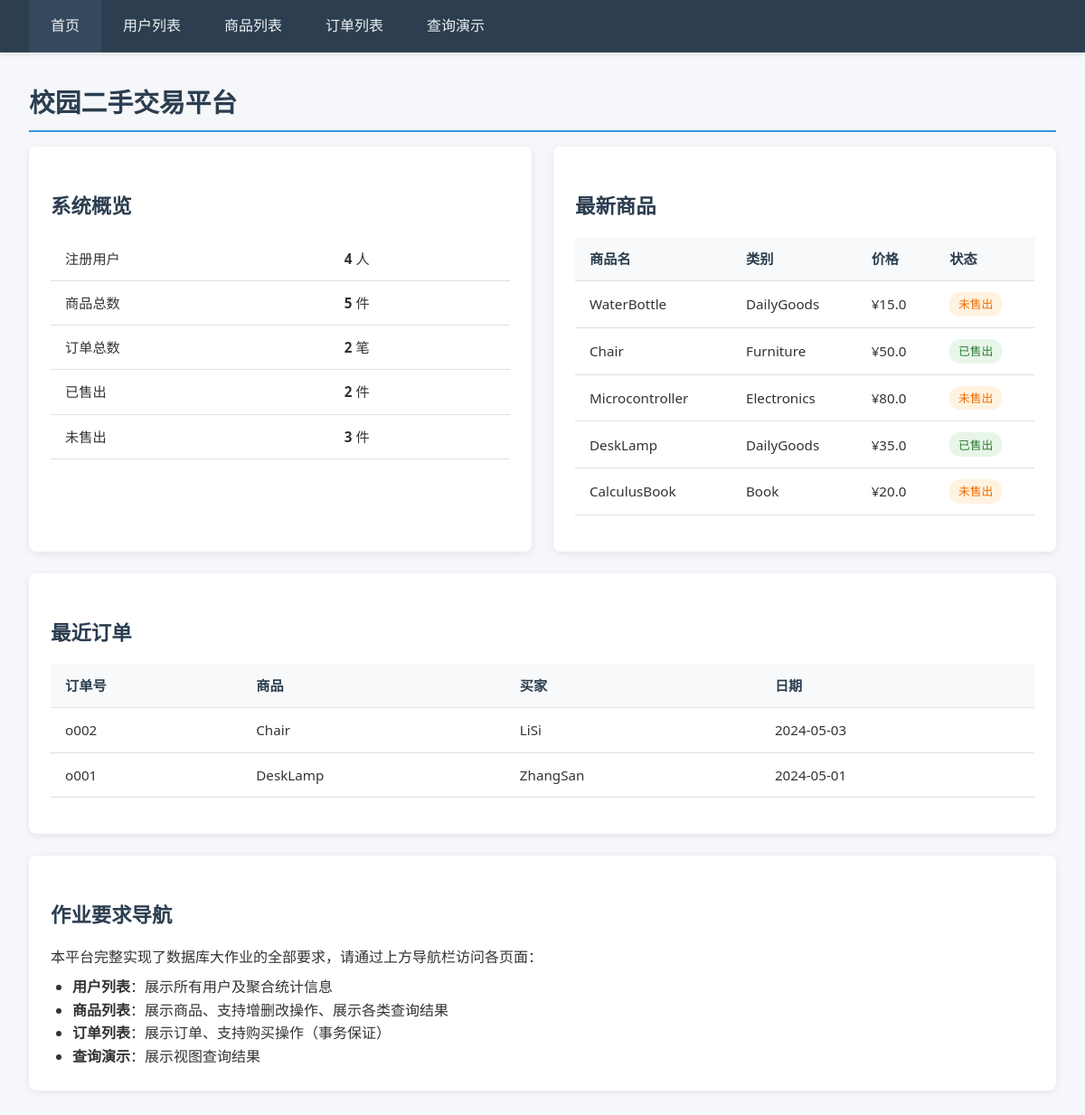
The page / on the database its author committed.
### tables this page shows
CREATE TABLE Item (
        item_id TEXT PRIMARY KEY,
        item_name TEXT NOT NULL,
        category TEXT NOT NULL,
        price REAL NOT NULL CHECK(price >= 0),
        status INTEGER NOT NULL DEFAULT 0 CHECK(status IN (0, 1)),
        seller_id TEXT NOT NULL,
        FOREIGN KEY (seller_id) REFERENCES User(user_id)
    );

CREATE TABLE Orders (
        order_id TEXT PRIMARY KEY,
        item_id TEXT NOT NULL UNIQUE,
        buyer_id TEXT NOT NULL,
        order_date TEXT NOT NULL,
        FOREIGN KEY (item_id) REFERENCES Item(item_id),
        FOREIGN KEY (buyer_id) REFERENCES User(user_id)
    );

CREATE TABLE User (
        user_id TEXT PRIMARY KEY,
        user_name TEXT NOT NULL,
        phone TEXT NOT NULL
    );

### app.py (the view)
@app.route('/')
def index():
    conn = get_connection()
    cursor = conn.cursor()
    stats = {
        'user_count': cursor.execute('SELECT COUNT(*) FROM User').fetchone()[0],
        'item_count': cursor.execute('SELECT COUNT(*) FROM Item').fetchone()[0],
        'order_count': cursor.execute('SELECT COUNT(*) FROM Orders').fetchone()[0],
        'sold_count': cursor.execute('SELECT COUNT(*) FROM Item WHERE status = 1').fetchone()[0],
        'unsold_count': cursor.execute('SELECT COUNT(*) FROM Item WHERE status = 0').fetchone()[0],
    }
    recent_items = cursor.execute(
        'SELECT item_id, item_name, category, price, status FROM Item ORDER BY item_id DESC LIMIT 5'
    ).fetchall()
    recent_orders = cursor.execute(
        '''SELECT o.order_id, i.item_name, u.user_name as buyer_name, o.order_date
           FROM Orders o
           JOIN Item i ON o.item_id = i.item_id
           JOIN User u ON o.buyer_id = u.user_id
           ORDER BY o.order_date DESC LIMIT 5'''
    ).fetchall()
    conn.close()
    return render_template('index.html', stats=stats, recent_items=recent_items, recent_orders=recent_orders)

### app.py (called while the page is built)
@app.before_request
def enable_foreign_keys():
    conn = get_connection()
    conn.execute('PRAGMA foreign_keys = ON')
    conn.close()

### database.py (called while the page is built)
def get_connection():
    conn = sqlite3.connect(DB_PATH)
    conn.row_factory = sqlite3.Row
    return conn

### templates/index.html
{% extends "base.html" %}
{% block content %}
<h1>校园二手交易平台</h1>
<div class="grid-2">
    <div class="card">
        <h2>系统概览</h2>
        <table>
            <tr><td>注册用户</td><td><strong>{{ stats.user_count }}</strong> 人</td></tr>
            <tr><td>商品总数</td><td><strong>{{ stats.item_count }}</strong> 件</td></tr>
            <tr><td>订单总数</td><td><strong>{{ stats.order_count }}</strong> 笔</td></tr>
            <tr><td>已售出</td><td><strong>{{ stats.sold_count }}</strong> 件</td></tr>
            <tr><td>未售出</td><td><strong>{{ stats.unsold_count }}</strong> 件</td></tr>
        </table>
    </div>
    <div class="card">
        <h2>最新商品</h2>
        <table>
            <thead>
                <tr><th>商品名</th><th>类别</th><th>价格</th><th>状态</th></tr>
            </thead>
            <tbody>
                {% for item in recent_items %}
                <tr>
                    <td>{{ item.item_name }}</td>
                    <td>{{ item.category }}</td>
                    <td>¥{{ item.price }}</td>
                    <td>
                        {% if item.status == 1 %}
                            <span class="tag tag-sold">已售出</span>
                        {% else %}
                            <span class="tag tag-unsold">未售出</span>
                        {% endif %}
                    </td>
                </tr>
                {% endfor %}
            </tbody>
        </table>
    </div>
</div>
<div class="card">
    <h2>最近订单</h2>
    <table>
        <thead>
            <tr><th>订单号</th><th>商品</th><th>买家</th><th>日期</th></tr>
        </thead>
        <tbody>
            {% for order in recent_orders %}
            <tr>
                <td>{{ order.order_id }}</td>
                <td>{{ order.item_name }}</td>
                <td>{{ order.buyer_name }}</td>
                <td>{{ order.order_date }}</td>
            </tr>
            {% endfor %}
        </tbody>
    </table>
</div>
<div class="card">
    <h2>作业要求导航</h2>
    <p>本平台完整实现了数据库大作业的全部要求，请通过上方导航栏访问各页面：</p>
    <ul style="margin-left: 1.5rem; margin-top: 0.5rem;">
        <li><strong>用户列表</strong>：展示所有用户及聚合统计信息</li>
        <li><strong>商品列表</strong>：展示商品、支持增删改操作、展示各类查询结果</li>
        <li><strong>订单列表</strong>：展示订单、支持购买操作（事务保证）</li>
        <li><strong>查询演示</strong>：展示视图查询结果</li>
    </ul>
</div>
{% endblock %}

### templates/base.html (shortened to what this page needs)
<!DOCTYPE html>
<html lang="zh-CN">
<head>
    <link rel="stylesheet" href="{{ url_for('static', filename='style.css') }}">
</head>
<body>
    <nav>
        <ul>
            <li><a href="{{ url_for('index') }}" class="{% if request.endpoint == 'index' %}active{% endif %}">首页</a></li>
            <li><a href="{{ url_for('users') }}" class="{% if request.endpoint == 'users' %}active{% endif %}">用户列表</a></li>
            <li><a href="{{ url_for('items') }}" class="{% if request.endpoint == 'items' %}active{% endif %}">商品列表</a></li>
            <li><a href="{{ url_for('orders') }}" class="{% if request.endpoint == 'orders' %}active{% endif %}">订单列表</a></li>
            <li><a href="{{ url_for('queries') }}" class="{% if request.endpoint == 'queries' %}active{% endif %}">查询演示</a></li>
        </ul>
    </nav>
    <div class="container">
        {% block content %}{% endblock %}
    </div>
</body>
</html>

### static/style.css (style rules this page uses)
* { margin: 0; padding: 0; box-sizing: border-box; }
body { font-family: 'Segoe UI', Tahoma, Geneva, Verdana, sans-serif; background: #f5f7fa; color: #333; line-height: 1.6; }
nav { background: #2c3e50; padding: 0 2rem; box-shadow: 0 2px 5px rgba(0,0,0,0.1); }
nav ul { display: flex; list-style: none; max-width: 1200px; margin: 0 auto; }
nav li { margin: 0; }
nav a { display: block; padding: 1rem 1.5rem; color: #ecf0f1; text-decoration: none; font-weight: 500; transition: background 0.3s; }
nav a:hover, nav a.active { background: #34495e; }
.container { max-width: 1200px; margin: 2rem auto; padding: 0 2rem; }
.card { background: #fff; border-radius: 8px; padding: 1.5rem; margin-bottom: 1.5rem; box-shadow: 0 2px 8px rgba(0,0,0,0.08); }
h1, h2, h3 { margin-bottom: 1rem; color: #2c3e50; }
h1 { font-size: 1.8rem; border-bottom: 2px solid #3498db; padding-bottom: 0.5rem; }
h2 { font-size: 1.4rem; margin-top: 1.5rem; }
table { width: 100%; border-collapse: collapse; margin: 1rem 0; font-size: 0.95rem; }
th, td { padding: 0.75rem 1rem; text-align: left; border-bottom: 1px solid #e0e0e0; }
th { background: #f8f9fa; font-weight: 600; color: #2c3e50; }
.tag { display: inline-block; padding: 0.2rem 0.6rem; border-radius: 12px; font-size: 0.8rem; font-weight: 500; }
.tag-sold { background: #e8f5e9; color: #2e7d32; }
.tag-unsold { background: #fff3e0; color: #ef6c00; }
.grid-2 { display: grid; grid-template-columns: 1fr 1fr; gap: 1.5rem; }

### rows shown on the page
Item: item_name "WaterBottle", category "DailyGoods", price "15.0", status "未售出"
Item: item_name "Chair", category "Furniture", price "50.0", status "已售出"
Item: item_name "Microcontroller", category "Electronics", price "80.0", status "未售出"
Item: item_name "DeskLamp", category "DailyGoods", price "35.0", status "已售出"
Item: item_name "CalculusBook", category "Book", price "20.0", status "未售出"
Orders: order_id "o002", item_name "Chair", buyer_name "LiSi", order_date "2024-05-03"
Orders: order_id "o001", item_name "DeskLamp", buyer_name "ZhangSan", order_date "2024-05-01"

### other values the page prints
{{ stats.user_count }} "4"
{{ stats.item_count }} "5"
{{ stats.order_count }} "2"
{{ stats.sold_count }} "2"
{{ stats.unsold_count }} "3"
